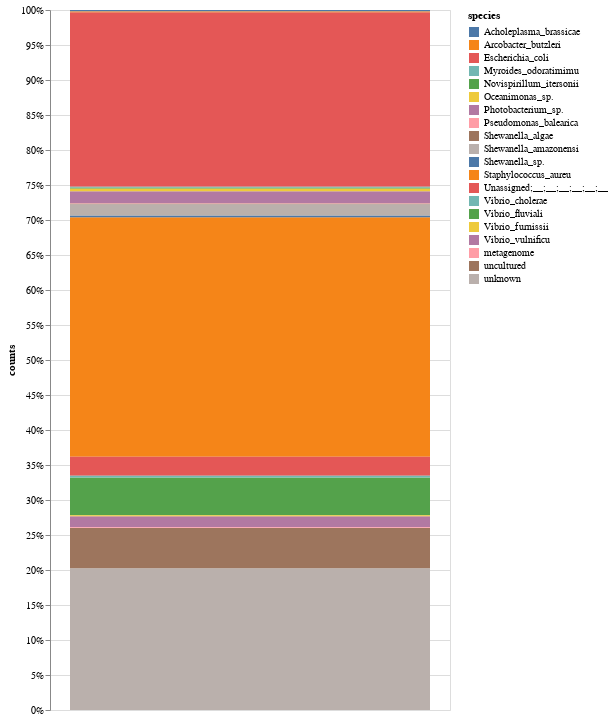

The notebook cell this image was saved under:
### Code cell
alt.Chart(pacbio_df3.reset_index().sort_values('counts', ascending=False).head(20)).mark_bar().encode(
    y=alt.Y('counts', stack="normalize"),
    color='species',
    tooltip=['species']
).properties(
    width=400,
    height=700
)

### Figure 1 — Vega-Lite specification as saved in the notebook (floating-point values rounded to 4 significant figures)
{"config": {"view": {"continuousWidth": 400, "continuousHeight": 300}}, "data": {"name": "data-ea075276166d38cb98339fde37267844"}, "mark": "bar", "encoding": {"color": {"field": "species", "type": "nominal"}, "tooltip": [{"field": "species", "type": "nominal"}], "y": {"field": "counts", "stack": "normalize", "type": "quantitative"}}, "height": 700, "width": 400, "$schema": "https://vega.github.io/schema/vega-lite/v4.17.0.json", "datasets": {"data-ea075276166d38cb98339fde37267844": [{"species": "Staphylococcus_aureu", "counts": 106600.0}, {"species": "Escherichia_coli", "counts": 77730.0}, {"species": "unknown", "counts": 63070.0}, {"species": "uncultured", "counts": 17950.0}, {"species": "Vibrio_fluviali", "counts": 16790.0}, {"species": "Unassigned;__;__;__;__;__;__", "counts": 8422.0}, {"species": "Photobacterium_sp.", "counts": 5352.0}, {"species": "Shewanella_amazonensi", "counts": 5065.0}, {"species": "Vibrio_vulnificu", "counts": 4891.0}, {"species": "Oceanimonas_sp.", "counts": 1139.0}, {"species": "Vibrio_cholerae", "counts": 815.0}, {"species": "Shewanella_sp.", "counts": 738.0}, {"species": "Acholeplasma_brassicae", "counts": 680.0}, {"species": "Novispirillum_itersonii", "counts": 471.0}, {"species": "Vibrio_furnissii", "counts": 392.0}, {"species": "metagenome", "counts": 357.0}, {"species": "Arcobacter_butzleri", "counts": 324.0}, {"species": "Myroides_odoratimimu", "counts": 318.0}, {"species": "Pseudomonas_balearica", "counts": 258.0}, {"species": "Shewanella_algae", "counts": 246.0}]}}
